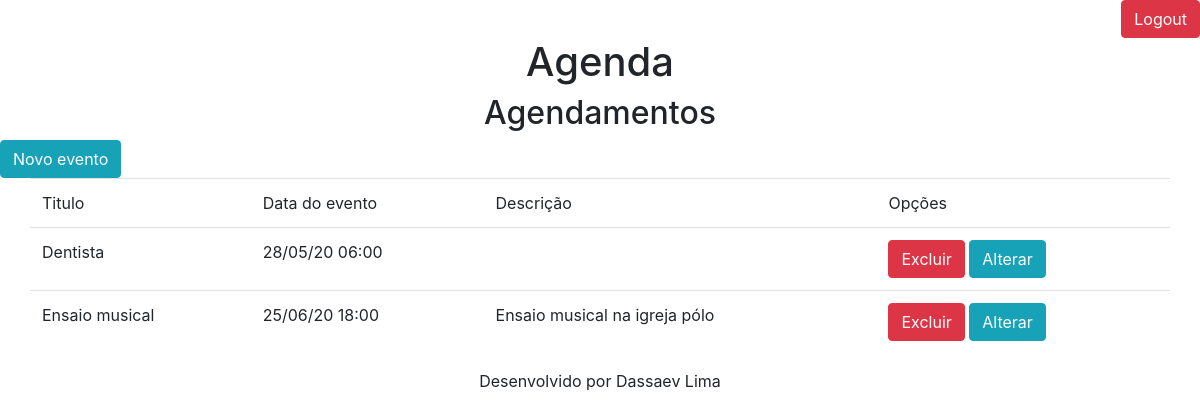
The page /agenda/ (signed in) on the database as committed earlier.
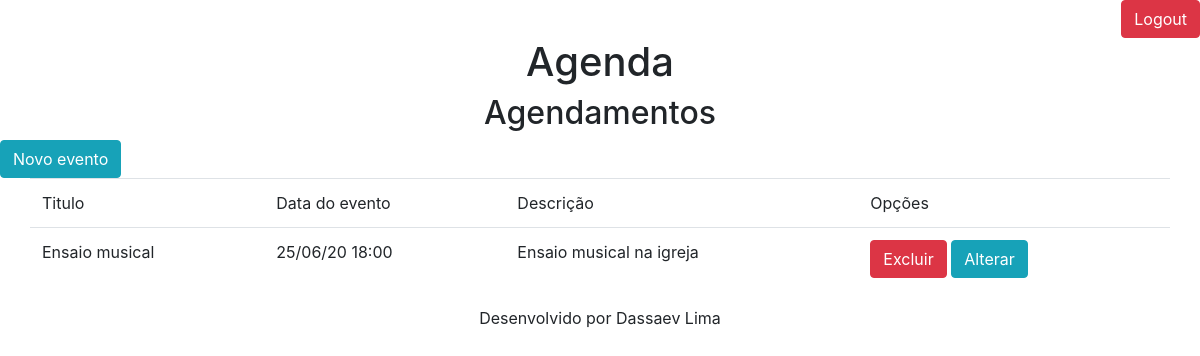
The same page on the database as committed later.
### core/models.py (models this page shows, shortened)
class Evento(models.Model):
    titulo = models.CharField(max_length=100)
    descricao = models.TextField(blank=True,null=True)
    data_evento = models.DateTimeField(verbose_name='Data do Evento')
    data_criacao = models.DateTimeField(auto_now=True)
    usuario = models.ForeignKey(User,on_delete=models.CASCADE)
    status = models.BooleanField(default=True)
    class Meta:
        db_table = 'evento'
    def get_data_br_evento(self):
        return self.data_evento.strftime('%d/%m/%y %H:%M')

### core/views.py (the view)
# urls.py: path('agenda/',views.lista_eventos),
@login_required(login_url='/login/')
def lista_eventos(request):
    usuario = request.user
    eventos = Evento.objects.filter(usuario=usuario)
    dados = {'eventos':eventos}
    return render(request,'agenda.html',dados)

### templates/agenda.html
{% extends "model-page.html" %}
{% block content %}
    <h2 class="text-center">Agendamentos</h2>
    <a href="evento/">
        <button type="button" class="btn btn-info">Novo evento</button>
    </a>
    <table class="container table">
            <thead>
                <tr>
                    <td>Titulo</td>
                    <td>Data do evento</td>
                    <td>Descrição</td>
                    <td>Opções</td>
                </tr>
            </thead>
            <tbody>
                {% for evento in eventos %}
                    <tr>
                        <td>{{ evento.titulo}}</td>
                        <td>{{ evento.get_data_br_evento}}</td>
                        <td>{{ evento.descricao }}</td>
                        <td>
                            <a href="evento/delete/{{ evento.id }}">
                                <button type="button" class="btn btn-danger">Excluir</button>
                            </a>
                            <a href="evento/?id={{ evento.id }}">
                                <button type="button" class="btn btn-info">Alterar</button>
                            </a>
                        </td>
                    </tr>
                {% endfor %}
            </tbody>
        </table>
{% endblock %}

### templates/model-page.html
<!DOCTYPE html>
<html lang="en">
<head>
    {% include "model-header.html" %}
</head>
<body>
    {% block content %} {% endblock %}
    {% include "model-footer.html" %}
</body>
</html>

### templates/model-header.html (shortened to what this page needs)
    <link rel="stylesheet" href="https://stackpath.bootstrapcdn.com/bootstrap/4.5.0/css/bootstrap.min.css">
    <div align="right">
        <a href="/logout">
            <button type="button"class="btn btn-danger">Logout</button>
        </a>
    </div>
    <h1 class="text-center">Agenda</h1>

### templates/model-footer.html (shortened to what this page needs)
<p class="text-center">
    Desenvolvido por Dassaev Lima
</p>

Rows that differ between the two databases and show on the page:
removed Evento: titulo "Dentista", get_data_br_evento "28/05/20 06:00"
changed Evento "Ensaio musical": descricao "Ensaio musical na igreja pólo" → "Ensaio musical na igreja"
